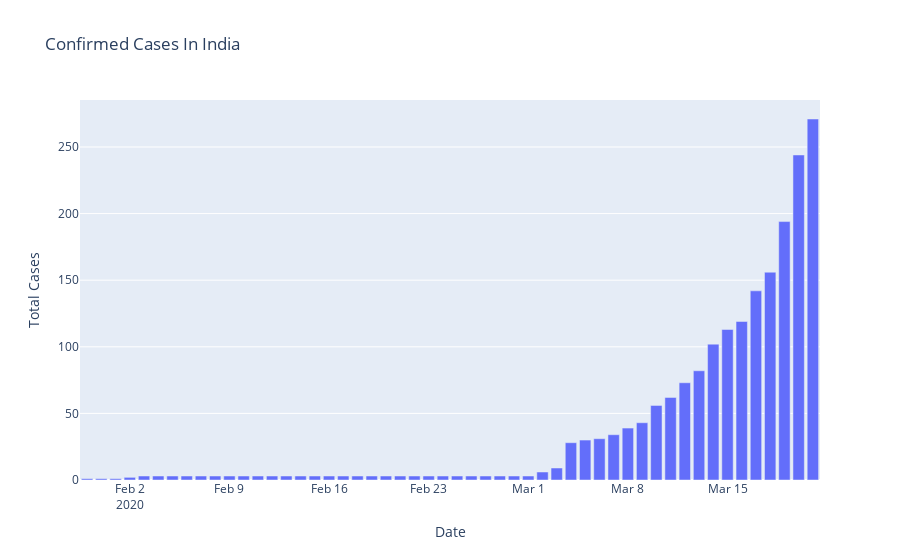

The cell this chart's notebook holds for it:
### Code cell
#plotly express india

fig=px.bar(df_India,x="Date",y="Total Cases",title="Confirmed Cases In India")
fig.show()

### Figure 1 — Plotly figure (JSON) as saved in the notebook; plotly's stock layout.template omitted (floating-point values rounded to 4 significant figures)
{"data": [{"alignmentgroup": "True", "hovertemplate": "Date=%{x}<br>Total Cases=%{y}<extra></extra>", "legendgroup": "", "marker": {"color": "#636efa"}, "name": "", "offsetgroup": "", "orientation": "v", "showlegend": false, "textposition": "auto", "type": "bar", "x": ["2020-01-30T00:00:00", "2020-01-31T00:00:00", "2020-02-01T00:00:00", "2020-02-02T00:00:00", "2020-02-03T00:00:00", "2020-02-04T00:00:00", "2020-02-05T00:00:00", "2020-02-06T00:00:00", "2020-02-07T00:00:00", "2020-02-08T00:00:00", "2020-02-09T00:00:00", "2020-02-10T00:00:00", "2020-02-11T00:00:00", "2020-02-12T00:00:00", "2020-02-13T00:00:00", "2020-02-14T00:00:00", "2020-02-15T00:00:00", "2020-02-16T00:00:00", "2020-02-17T00:00:00", "2020-02-18T00:00:00", "2020-02-19T00:00:00", "2020-02-20T00:00:00", "2020-02-21T00:00:00", "2020-02-22T00:00:00", "2020-02-23T00:00:00", "2020-02-24T00:00:00", "2020-02-25T00:00:00", "2020-02-26T00:00:00", "2020-02-27T00:00:00", "2020-02-28T00:00:00", "2020-02-29T00:00:00", "2020-03-01T00:00:00", "2020-03-02T00:00:00", "2020-03-03T00:00:00", "2020-03-04T00:00:00", "2020-03-05T00:00:00", "2020-03-06T00:00:00", "2020-03-07T00:00:00", "2020-03-08T00:00:00", "2020-03-09T00:00:00", "2020-03-10T00:00:00", "2020-03-11T00:00:00", "2020-03-12T00:00:00", "2020-03-13T00:00:00", "2020-03-14T00:00:00", "2020-03-15T00:00:00", "2020-03-16T00:00:00", "2020-03-17T00:00:00", "2020-03-18T00:00:00", "2020-03-19T00:00:00", "2020-03-20T00:00:00", "2020-03-21T00:00:00"], "xaxis": "x", "y": [1, 1, 1, 2, 3, 3, 3, 3, 3, 3, 3, 3, 3, 3, 3, 3, 3, 3, 3, 3, 3, 3, 3, 3, 3, 3, 3, 3, 3, 3, 3, 3, 6, 9, 28, 30, 31, 34, 39, 43, 56, 62, 73, 82, 102, 113, 119, 142, 156, 194, 244, 271], "yaxis": "y"}], "layout": {"barmode": "relative", "legend": {"tracegroupgap": 0}, "title": {"text": "Confirmed Cases In India"}, "xaxis": {"anchor": "y", "domain": [0, 1], "title": {"text": "Date"}}, "yaxis": {"anchor": "x", "domain": [0, 1], "title": {"text": "Total Cases"}}}}
